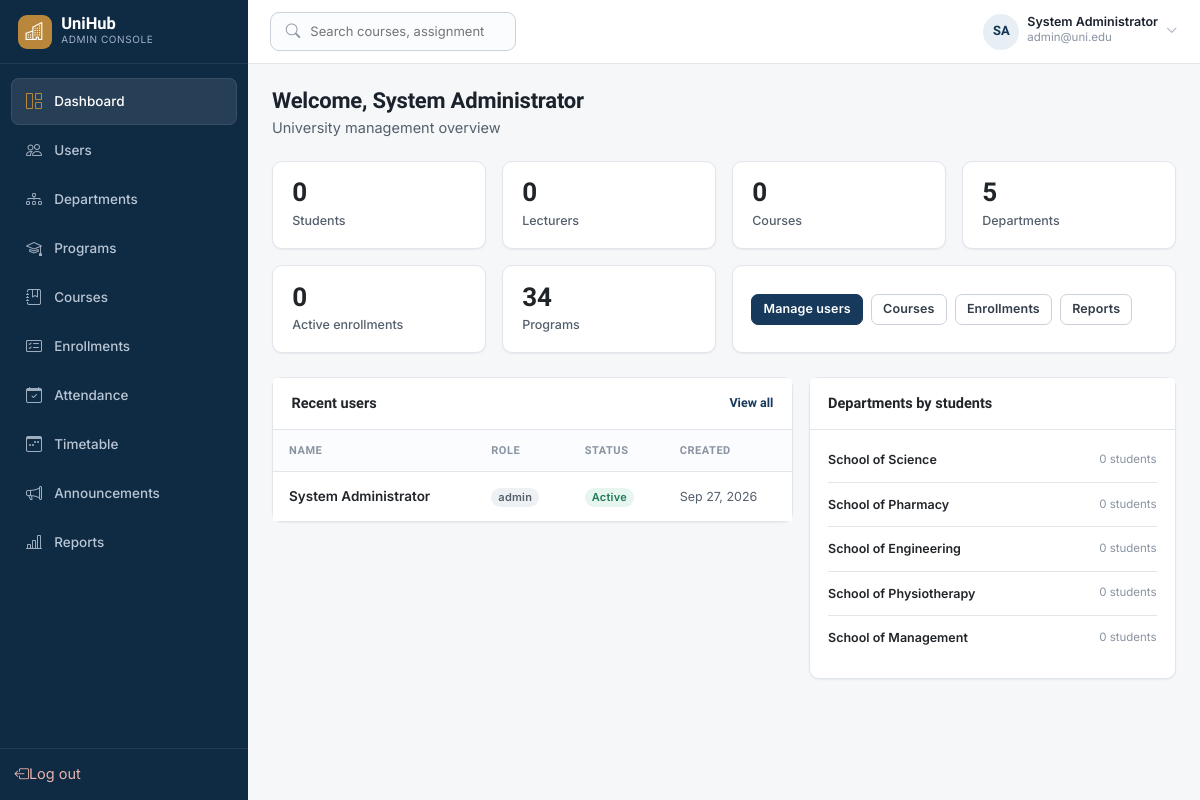
/admin/index.php (signed in), run on the app's committed database.
### tables this page shows
CREATE TABLE `users` (
  `user_id` int unsigned NOT NULL AUTO_INCREMENT,
  `full_name` varchar(150) NOT NULL,
  `email` varchar(190) NOT NULL,
  `password_hash` varchar(255) NOT NULL,
  `phone` varchar(20) DEFAULT NULL,
  `profile_image` varchar(255) DEFAULT NULL,
  `role` enum('student','lecturer','admin') NOT NULL,
  `status` enum('active','inactive','suspended') NOT NULL DEFAULT 'active',
  `created_at` timestamp NOT NULL DEFAULT CURRENT_TIMESTAMP,
  `updated_at` timestamp NOT NULL DEFAULT CURRENT_TIMESTAMP ON UPDATE CURRENT_TIMESTAMP,
  PRIMARY KEY (`user_id`),
  UNIQUE KEY `email` (`email`),
  KEY `idx_users_role` (`role`),
  KEY `idx_users_status` (`status`)
);

### includes/auth.php (called while the page is built, shortened)
<?php
function current_user(): ?array
{
    return $_SESSION['user'] ?? null;
}
function user_initials(?string $name = null): string
{
    $name = $name ?? ($_SESSION['user']['full_name'] ?? 'U');
    $parts = preg_split('/\s+/', trim($name));
    $ini = '';
    foreach (array_slice($parts, 0, 2) as $p) {
        $ini .= mb_strtoupper(mb_substr($p, 0, 1));
    }
    return $ini ?: 'U';
}

### admin/index.php (the view, shortened to what this page needs)
<?php
require_once __DIR__ . '/../includes/auth.php';
$pdo = db();
$counts = [
    'students'  => (int) $pdo->query("SELECT COUNT(*) FROM users WHERE role = 'student'")->fetchColumn(),
    'lecturers' => (int) $pdo->query("SELECT COUNT(*) FROM users WHERE role = 'lecturer'")->fetchColumn(),
    'courses'   => (int) $pdo->query('SELECT COUNT(*) FROM courses')->fetchColumn(),
    'departments' => (int) $pdo->query('SELECT COUNT(*) FROM departments')->fetchColumn(),
    'enrollments' => (int) $pdo->query("SELECT COUNT(*) FROM enrollments WHERE status = 'enrolled'")->fetchColumn(),
    'programs'  => (int) $pdo->query('SELECT COUNT(*) FROM programs')->fetchColumn(),
];
$recentUsers = $pdo->query(
    'SELECT full_name, email, role, status, created_at FROM users ORDER BY created_at DESC LIMIT 6'
)->fetchAll();
$departments = $pdo->query(
    'SELECT d.department_name, COUNT(DISTINCT s.student_id) AS student_n
     FROM departments d
     LEFT JOIN programs p ON p.department_id = d.department_id
     LEFT JOIN students s ON s.program_id = p.program_id
     GROUP BY d.department_id, d.department_name
     ORDER BY student_n DESC
     LIMIT 6'
)->fetchAll();
$activeNav = 'dashboard';
require __DIR__ . '/../includes/header.php';
require __DIR__ . '/../includes/navbar.php';
?>
<div class="uh-page-head">
  <div>
    <h1 class="uh-page-title">Welcome, <?= htmlspecialchars($user['full_name']) ?></h1>
    <p class="text-muted-2 mb-0">University management overview</p>
  </div>
</div>
<div class="row g-3 mb-3">
  <div class="col-6 col-lg-3"><div class="card uh-stat h-100"><div class="val"><?= $counts['students'] ?></div><div class="lbl">Students</div></div></div>
  <div class="col-6 col-lg-3"><div class="card uh-stat h-100"><div class="val"><?= $counts['lecturers'] ?></div><div class="lbl">Lecturers</div></div></div>
  <div class="col-6 col-lg-3"><div class="card uh-stat h-100"><div class="val"><?= $counts['courses'] ?></div><div class="lbl">Courses</div></div></div>
  <div class="col-6 col-lg-3"><div class="card uh-stat h-100"><div class="val"><?= $counts['departments'] ?></div><div class="lbl">Departments</div></div></div>
</div>
<div class="row g-3 mb-4">
  <div class="col-6 col-lg-3"><div class="card uh-stat h-100"><div class="val"><?= $counts['enrollments'] ?></div><div class="lbl">Active enrollments</div></div></div>
  <div class="col-6 col-lg-3"><div class="card uh-stat h-100"><div class="val"><?= $counts['programs'] ?></div><div class="lbl">Programs</div></div></div>
  <div class="col-lg-6">
    <div class="card h-100">
      <div class="card-body d-flex flex-wrap gap-2 align-items-center">
        <a href="/admin/users.php" class="btn btn-primary btn-sm">Manage users</a>
        <a href="/admin/courses.php" class="btn btn-light-2 btn-sm">Courses</a>
        <a href="/admin/enrollments.php" class="btn btn-light-2 btn-sm">Enrollments</a>
        <a href="/admin/reports.php" class="btn btn-light-2 btn-sm">Reports</a>
      </div>
    </div>
  </div>
</div>
<div class="row g-3">
  <div class="col-lg-7">
    <div class="card">
      <div class="card-header d-flex justify-content-between">
        <span>Recent users</span>
        <a class="fs-sm" href="/admin/users.php">View all</a>
      </div>
      <div class="table-responsive">
        <table class="table table-hover mb-0">
          <thead><tr><th>Name</th><th>Role</th><th>Status</th><th>Created</th></tr></thead>
          <tbody>
            <?php foreach ($recentUsers as $u): ?>
              <tr>
                <td class="fw-semibold text-dark"><?= htmlspecialchars($u['full_name']) ?></td>
                <td><span class="badge badge-soft-gray"><?= htmlspecialchars($u['role']) ?></span></td>
                <td>
                  <?php if ($u['status'] === 'active'): ?>
                    <span class="badge badge-soft-success">Active</span>
                  <?php else: ?>
                    <span class="badge badge-soft-gray"><?= htmlspecialchars($u['status']) ?></span>
                  <?php endif; ?>
                </td>
                <td class="fs-sm text-muted-2"><?= date('M j, Y', strtotime($u['created_at'])) ?></td>
              </tr>
            <?php endforeach; ?>
          </tbody>
        </table>
      </div>
    </div>
  </div>
  <div class="col-lg-5">
    <div class="card">
      <div class="card-header">Departments by students</div>
      <div class="card-body pt-2">
        <?php foreach ($departments as $d): ?>
          <div class="uh-list-row">
            <div class="flex-grow-1 fs-sm fw-semibold"><?= htmlspecialchars($d['department_name']) ?></div>
            <span class="fs-xs text-faint"><?= (int) $d['student_n'] ?> students</span>
          </div>
        <?php endforeach; ?>
      </div>
    </div>
  </div>
</div>
<?php require __DIR__ . '/../includes/footer.php'; ?>

### includes/navbar.php (shortened to what this page needs)
<?php
require_once __DIR__ . '/auth.php';
$user = current_user();
$role = $user['role'] ?? 'student';
$activeNav = $activeNav ?? '';
$roleLabel = [
    'student'  => 'Student Portal',
    'lecturer' => 'Lecturer Portal',
    'admin'    => 'Admin Console',
][$role] ?? 'Portal';
$navItems = [];
if ($role === 'student') {
    $navItems = [
        ['key' => 'dashboard', 'href' => '/student/index.php', 'icon' => 'bi-grid-1x2', 'label' => 'Dashboard'],
        ['key' => 'courses', 'href' => '/student/courses.php', 'icon' => 'bi-journal-bookmark', 'label' => 'My Courses'],
        ['key' => 'assignments', 'href' => '/student/assignments.php', 'icon' => 'bi-file-earmark-text', 'label' => 'Assignments'],
        ['key' => 'quizzes', 'href' => '/student/quizzes.php', 'icon' => 'bi-patch-question', 'label' => 'Quizzes'],
        ['key' => 'progress', 'href' => '/student/progress.php', 'icon' => 'bi-graph-up-arrow', 'label' => 'Progress'],
        ['key' => 'attendance', 'href' => '/student/attendance.php', 'icon' => 'bi-calendar-check', 'label' => 'Attendance'],
        ['key' => 'results', 'href' => '/student/results.php', 'icon' => 'bi-award', 'label' => 'Results'],
        ['key' => 'timetable', 'href' => '/student/timetable.php', 'icon' => 'bi-calendar3-week', 'label' => 'Timetable'],
        ['key' => 'announcements', 'href' => '/student/announcements.php', 'icon' => 'bi-megaphone', 'label' => 'Announcements'],
        ['key' => 'profile', 'href' => '/student/profile.php', 'icon' => 'bi-person-circle', 'label' => 'Profile'],
    ];
} else {
    $navItems = [
        ['key' => 'dashboard', 'href' => '/admin/index.php', 'icon' => 'bi-grid-1x2', 'label' => 'Dashboard'],
        ['key' => 'users', 'href' => '/admin/users.php', 'icon' => 'bi-people', 'label' => 'Users'],
        ['key' => 'departments', 'href' => '/admin/departments.php', 'icon' => 'bi-diagram-3', 'label' => 'Departments'],
        ['key' => 'programs', 'href' => '/admin/programs.php', 'icon' => 'bi-mortarboard', 'label' => 'Programs'],
        ['key' => 'courses', 'href' => '/admin/courses.php', 'icon' => 'bi-journal-bookmark', 'label' => 'Courses'],
        ['key' => 'enrollments', 'href' => '/admin/enrollments.php', 'icon' => 'bi-card-checklist', 'label' => 'Enrollments'],
        ['key' => 'attendance', 'href' => '/admin/attendance.php', 'icon' => 'bi-calendar-check', 'label' => 'Attendance'],
        ['key' => 'timetable', 'href' => '/admin/timetable.php', 'icon' => 'bi-calendar3-week', 'label' => 'Timetable'],
        ['key' => 'announcements', 'href' => '/admin/announcements.php', 'icon' => 'bi-megaphone', 'label' => 'Announcements'],
        ['key' => 'reports', 'href' => '/admin/reports.php', 'icon' => 'bi-bar-chart-line', 'label' => 'Reports'],
    ];
}
$initials = user_initials();
$displayName = htmlspecialchars($user['full_name'] ?? 'User');
$subLine = htmlspecialchars($user['email'] ?? '');
?>
<div class="uh-app">
  <aside class="uh-sidebar" id="uhSidebar">
    <div class="uh-sidebar-brand">
      <div class="mark"><i class="bi bi-buildings"></i></div>
      <div>
        <div class="name">UniHub</div>
        <div class="role-tag"><?= htmlspecialchars($roleLabel) ?></div>
      </div>
    </div>
    <nav class="uh-nav">
      <?php foreach ($navItems as $item): ?>
        <a class="uh-nav-link <?= $activeNav === $item['key'] ? 'active' : '' ?>" href="<?= htmlspecialchars($item['href']) ?>">
          <i class="bi <?= htmlspecialchars($item['icon']) ?>"></i>
          <span><?= htmlspecialchars($item['label']) ?></span>
        </a>
      <?php endforeach; ?>
    </nav>
    <div class="uh-sidebar-foot">
      <a class="uh-nav-link" href="/logout.php" style="color:#E8B3AC;">
        <i class="bi bi-box-arrow-left"></i><span>Log out</span>
      </a>
    </div>
  </aside>
  <div class="uh-main">
    <header class="uh-topbar">
      <div class="d-flex align-items-center gap-3">
        <div class="uh-search d-none d-md-flex">
          <i class="bi bi-search text-faint"></i>
          <input type="search" placeholder="Search courses, assignments..." disabled title="Search coming soon">
        </div>
      </div>
      <div class="d-flex align-items-center gap-3">
        <div class="dropdown">
          <div class="d-flex align-items-center gap-2" style="cursor:pointer;" data-bs-toggle="dropdown">
            <div class="uh-avatar"><?= htmlspecialchars($initials) ?></div>
            <div class="d-none d-md-block">
              <div class="fw-semibold fs-sm lh-1"><?= $displayName ?></div>
              <div class="fs-xs text-faint"><?= $subLine ?></div>
            </div>
            <i class="bi bi-chevron-down fs-xs text-faint"></i>
          </div>
        </div>
      </div>
    </header>
    <main class="uh-content">

### data on the page
users: role "ADMIN CONSOLE", full_name "System Administrator", email "admin@uni.edu", role "admin", status "Active", created_at "Sep 27, 2026"

### other printed values
$item['label'] "Dashboard"
$item['label'] "Users"
$item['label'] "Departments"
$item['label'] "Programs"
$item['label'] "Courses"
$item['label'] "Enrollments"
$item['label'] "Attendance"
$item['label'] "Timetable"
$item['label'] "Announcements"
$item['label'] "Reports"
$initials "SA"
$counts['students'] "0"
$counts['lecturers'] "0"
$counts['courses'] "0"
$counts['departments'] "5"
